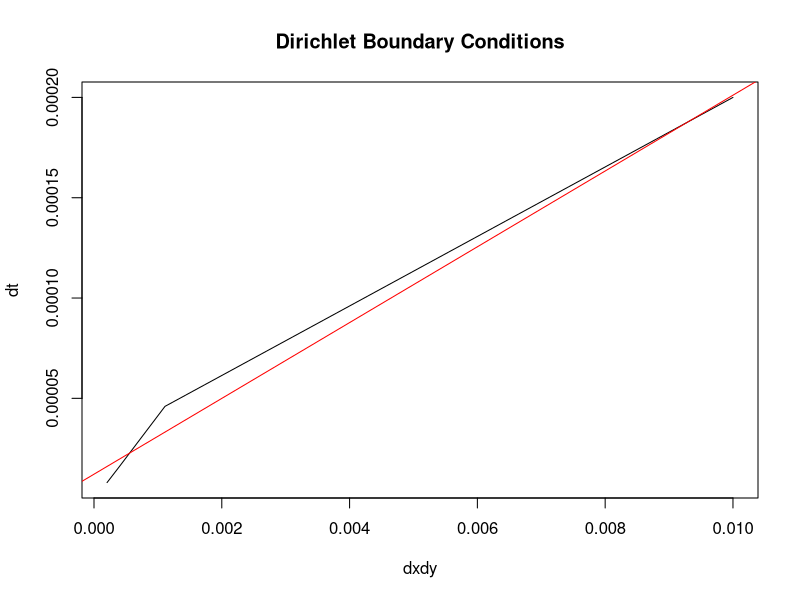
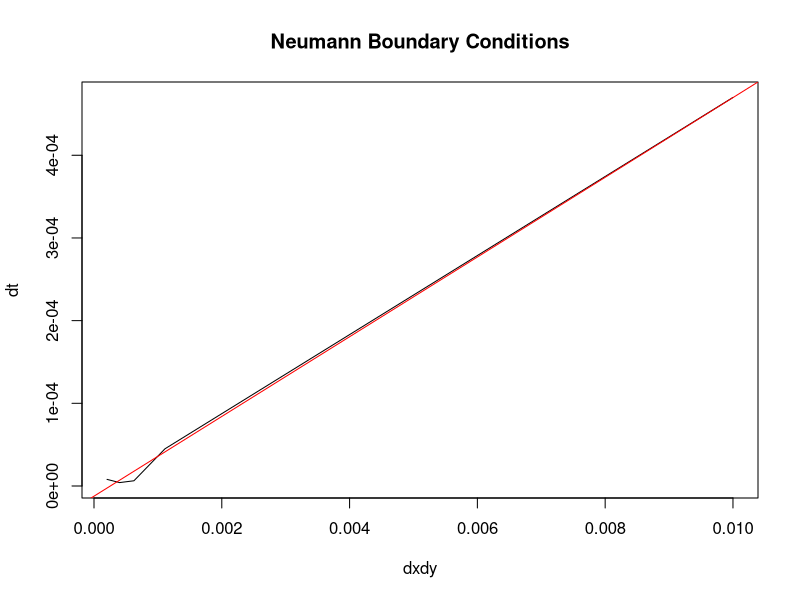
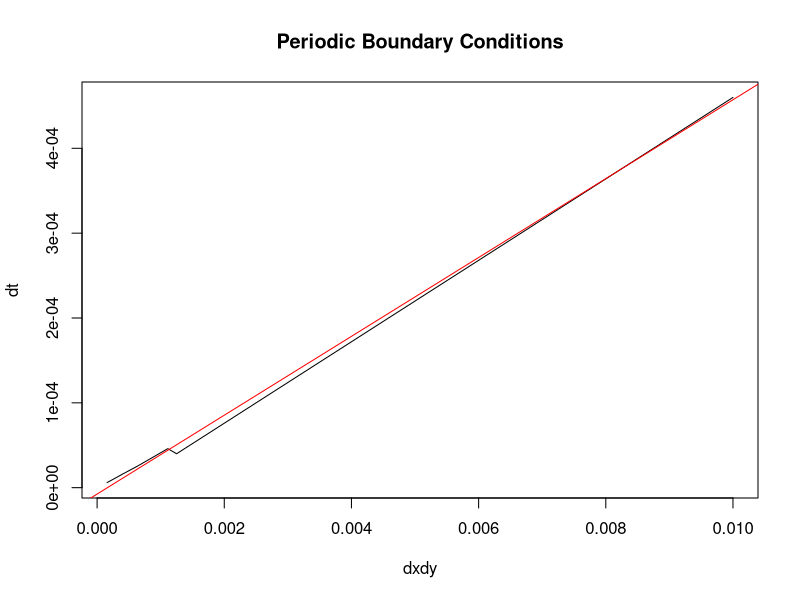

Write R code to recreate these figures, in order.
## ---- chunk 1
nxny <- c(10, 30, 50, 70)
dxdy <- (1/nxny)^2
dt <- c(2*10^(-4), 4.6*10^(-5), 1.61*10^(-5), 8*10^(-6))

errors <- data.frame(dxdy, dt)

plot(dxdy, dt, type ='l', main = "Dirichlet Boundary Conditions")

fit <- lm(dt ~ dxdy , data = errors)

abline(fit, col= 'red')
## ---- chunk 2
nxny <- c(10, 30, 40, 50, 70)
dxdy <- (1/nxny)^2
dt <- c(4.7*10^(-4), 4.5*10^(-5), 6.3*10^(-6), 4.1*10^(-6), 8*10^(-6))

errors <- data.frame(dxdy, dt)

plot(dxdy, dt, type ='l', main = "Neumann Boundary Conditions")

fit <- lm(dt ~ dxdy , data = errors)

abline(fit, col= 'red')
## ---- chunk 3
nxny <- c(100, 400, 800, 900, 1600, 2500, 6400)
dxdy <- 1/nxny
dt <- c(0.00046, .0001, 0.00004, 0.000046, 0.000025, 0.000016, 0.000006)

errors <- data.frame(dxdy, dt)

plot(dxdy, dt, type ='l', main = "Periodic Boundary Conditions")

fit <- lm(dt ~ dxdy , data = errors)
abline(fit, col= 'red')
